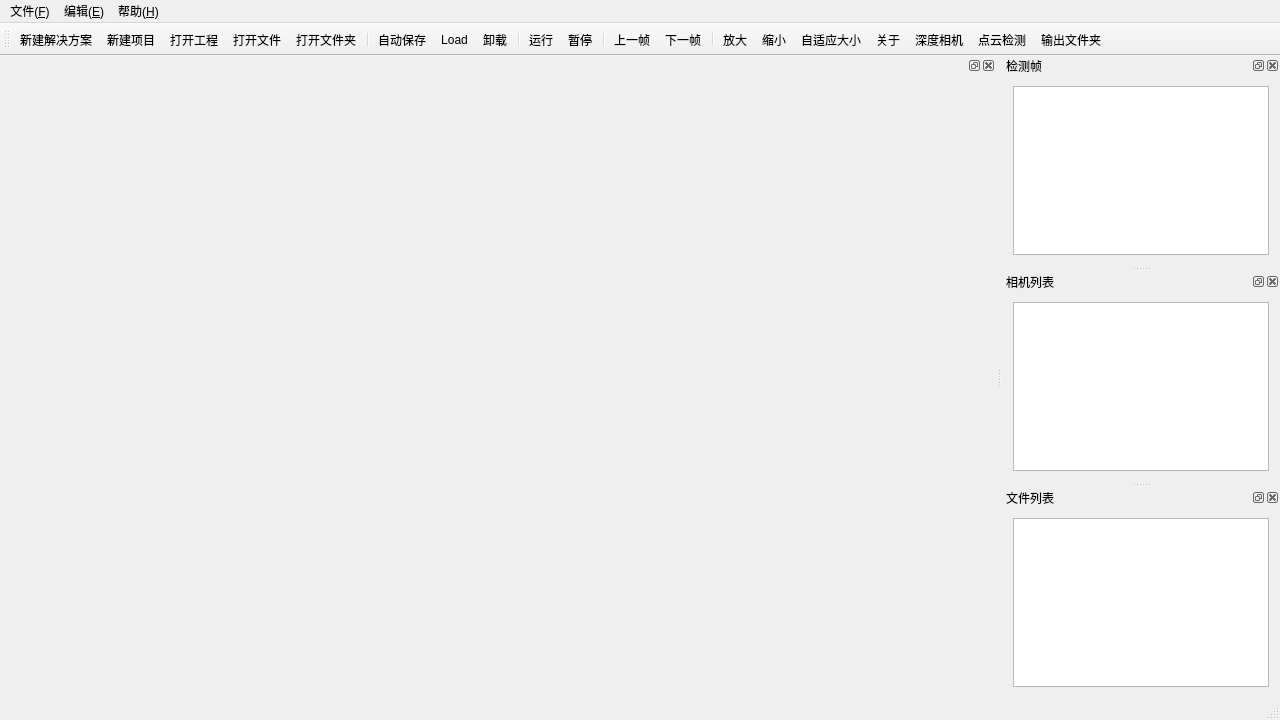
<?xml version="1.0" encoding="UTF-8"?>
<ui version="4.0">
 <class>MainWindow</class>
 <widget class="QMainWindow" name="MainWindow">
  <property name="geometry">
   <rect>
    <x>0</x>
    <y>0</y>
    <width>1280</width>
    <height>720</height>
   </rect>
  </property>
  <property name="windowTitle">
   <string>三维道路检测</string>
  </property>
  <property name="windowIcon">
   <iconset resource="resource.qrc">
    <normaloff>:/icons/icons/detect.png</normaloff>:/icons/icons/detect.png</iconset>
  </property>
  <widget class="QWidget" name="centralWidget">
   <layout class="QHBoxLayout" name="horizontalLayout">
    <property name="leftMargin">
     <number>0</number>
    </property>
    <property name="topMargin">
     <number>0</number>
    </property>
    <property name="rightMargin">
     <number>0</number>
    </property>
    <item>
     <layout class="QVBoxLayout" name="verticalLayout_5" stretch="8,2">
      <property name="sizeConstraint">
       <enum>QLayout::SetDefaultConstraint</enum>
      </property>
      <item>
       <widget class="QDockWidget" name="playerDockWidget">
        <widget class="QWidget" name="dockWidgetContents_3">
         <layout class="QVBoxLayout" name="verticalLayout_2" stretch="0">
          <item>
           <widget class="QLabel" name="image_player">
            <property name="sizePolicy">
             <sizepolicy hsizetype="Ignored" vsizetype="Ignored">
              <horstretch>0</horstretch>
              <verstretch>0</verstretch>
             </sizepolicy>
            </property>
            <property name="text">
             <string/>
            </property>
            <property name="scaledContents">
             <bool>true</bool>
            </property>
           </widget>
          </item>
         </layout>
        </widget>
       </widget>
      </item>
      <item>
       <widget class="QPlainTextEdit" name="TipsplainTextEdit">
        <property name="styleSheet">
         <string notr="true">background-color: transparent;</string>
        </property>
        <property name="readOnly">
         <bool>true</bool>
        </property>
        <property name="plainText">
         <string/>
        </property>
       </widget>
      </item>
     </layout>
    </item>
   </layout>
  </widget>
  <widget class="QMenuBar" name="menuBar">
   <property name="geometry">
    <rect>
     <x>0</x>
     <y>0</y>
     <width>1280</width>
     <height>22</height>
    </rect>
   </property>
   <widget class="QMenu" name="menu_file">
    <property name="title">
     <string>文件(&amp;F)</string>
    </property>
    <addaction name="action_newSln"/>
    <addaction name="action_newProj"/>
    <addaction name="action_openProj"/>
    <addaction name="actionOpen_File"/>
    <addaction name="actionOpen_Dir"/>
    <addaction name="actionAuto_Save"/>
    <addaction name="action_Unload"/>
    <addaction name="separator"/>
    <addaction name="action_openOutputDir"/>
    <addaction name="separator"/>
    <addaction name="actionExit"/>
   </widget>
   <widget class="QMenu" name="menu_edit">
    <property name="title">
     <string>编辑(&amp;E)</string>
    </property>
    <addaction name="separator"/>
    <addaction name="actionZoom_in"/>
    <addaction name="actionZoom_out"/>
    <addaction name="actionFit_Window"/>
    <addaction name="separator"/>
    <addaction name="actionPrevious_Image"/>
    <addaction name="actionNext_Image"/>
   </widget>
   <widget class="QMenu" name="menu_help">
    <property name="title">
     <string>帮助(&amp;H)</string>
    </property>
    <addaction name="actionAbout"/>
   </widget>
   <addaction name="menu_file"/>
   <addaction name="menu_edit"/>
   <addaction name="menu_help"/>
  </widget>
  <widget class="QToolBar" name="mainToolBar">
   <attribute name="toolBarArea">
    <enum>TopToolBarArea</enum>
   </attribute>
   <attribute name="toolBarBreak">
    <bool>false</bool>
   </attribute>
   <addaction name="action_newSln"/>
   <addaction name="action_newProj"/>
   <addaction name="action_openProj"/>
   <addaction name="actionOpen_File"/>
   <addaction name="actionOpen_Dir"/>
   <addaction name="separator"/>
   <addaction name="actionAuto_Save"/>
   <addaction name="actionLoad"/>
   <addaction name="action_Unload"/>
   <addaction name="separator"/>
   <addaction name="action_run"/>
   <addaction name="action_pause"/>
   <addaction name="separator"/>
   <addaction name="actionPrevious_Image"/>
   <addaction name="actionNext_Image"/>
   <addaction name="separator"/>
   <addaction name="actionZoom_in"/>
   <addaction name="actionZoom_out"/>
   <addaction name="actionFit_Window"/>
   <addaction name="actionAbout"/>
   <addaction name="action_openCamera"/>
   <addaction name="action_pointcloud_detect"/>
   <addaction name="action_openOutputDir"/>
  </widget>
  <widget class="QStatusBar" name="statusBar"/>
  <widget class="QDockWidget" name="frameDockWidget">
   <property name="minimumSize">
    <size>
     <width>200</width>
     <height>128</height>
    </size>
   </property>
   <property name="windowTitle">
    <string>检测帧</string>
   </property>
   <attribute name="dockWidgetArea">
    <number>2</number>
   </attribute>
   <widget class="QWidget" name="dockWidgetContents_anno">
    <layout class="QVBoxLayout" name="verticalLayout">
     <item>
      <widget class="QListWidget" name="frameListWidget"/>
     </item>
    </layout>
   </widget>
  </widget>
  <widget class="QDockWidget" name="cameraDockWidget">
   <property name="minimumSize">
    <size>
     <width>200</width>
     <height>128</height>
    </size>
   </property>
   <property name="windowTitle">
    <string>相机列表</string>
   </property>
   <attribute name="dockWidgetArea">
    <number>2</number>
   </attribute>
   <widget class="QWidget" name="dockWidgetContents_label">
    <layout class="QVBoxLayout" name="verticalLayout_3">
     <item>
      <widget class="QListWidget" name="cameraListWidget"/>
     </item>
    </layout>
   </widget>
  </widget>
  <widget class="QDockWidget" name="fileDockWidget">
   <property name="windowTitle">
    <string>文件列表</string>
   </property>
   <attribute name="dockWidgetArea">
    <number>2</number>
   </attribute>
   <widget class="QWidget" name="dockWidgetContents">
    <layout class="QVBoxLayout" name="verticalLayout_4">
     <item>
      <widget class="QListWidget" name="fileListWidget"/>
     </item>
    </layout>
   </widget>
  </widget>
  <action name="actionOpen_File">
   <property name="icon">
    <iconset resource="resource.qrc">
     <normaloff>:/icons/icons/file.png</normaloff>:/icons/icons/file.png</iconset>
   </property>
   <property name="text">
    <string>打开文件</string>
   </property>
   <property name="shortcut">
    <string>Ctrl+O</string>
   </property>
  </action>
  <action name="actionOpen_Dir">
   <property name="icon">
    <iconset resource="resource.qrc">
     <normaloff>:/icons/icons/open.png</normaloff>:/icons/icons/open.png</iconset>
   </property>
   <property name="text">
    <string>打开文件夹</string>
   </property>
   <property name="toolTip">
    <string>打开文件夹</string>
   </property>
   <property name="shortcut">
    <string>Ctrl+D</string>
   </property>
  </action>
  <action name="actionExit">
   <property name="icon">
    <iconset resource="resource.qrc">
     <normaloff>:/icons/icons/quit.png</normaloff>:/icons/icons/quit.png</iconset>
   </property>
   <property name="text">
    <string>退出</string>
   </property>
   <property name="toolTip">
    <string>退出</string>
   </property>
   <property name="shortcut">
    <string>Ctrl+Q</string>
   </property>
  </action>
  <action name="actionSave_As">
   <property name="enabled">
    <bool>false</bool>
   </property>
   <property name="icon">
    <iconset resource="resource.qrc">
     <normaloff>:/icons/icons/save-as.png</normaloff>:/icons/icons/save-as.png</iconset>
   </property>
   <property name="text">
    <string>Save As</string>
   </property>
   <property name="shortcut">
    <string>Ctrl+Shift+S</string>
   </property>
  </action>
  <action name="actionAuto_Save">
   <property name="checkable">
    <bool>true</bool>
   </property>
   <property name="checked">
    <bool>false</bool>
   </property>
   <property name="icon">
    <iconset resource="resource.qrc">
     <normaloff>:/icons/icons/save.png</normaloff>:/icons/icons/save.png</iconset>
   </property>
   <property name="text">
    <string>自动保存</string>
   </property>
  </action>
  <action name="actionAbout">
   <property name="icon">
    <iconset resource="resource.qrc">
     <normaloff>:/icons/icons/help.png</normaloff>:/icons/icons/help.png</iconset>
   </property>
   <property name="text">
    <string>关于</string>
   </property>
  </action>
  <action name="actionZoom_in">
   <property name="icon">
    <iconset resource="resource.qrc">
     <normaloff>:/icons/icons/zoom-in.png</normaloff>:/icons/icons/zoom-in.png</iconset>
   </property>
   <property name="text">
    <string>放大</string>
   </property>
  </action>
  <action name="actionZoom_out">
   <property name="icon">
    <iconset resource="resource.qrc">
     <normaloff>:/icons/icons/zoom-out.png</normaloff>:/icons/icons/zoom-out.png</iconset>
   </property>
   <property name="text">
    <string>缩小</string>
   </property>
  </action>
  <action name="actionFit_Window">
   <property name="icon">
    <iconset resource="resource.qrc">
     <normaloff>:/icons/icons/zoom.png</normaloff>:/icons/icons/zoom.png</iconset>
   </property>
   <property name="text">
    <string>自适应大小</string>
   </property>
  </action>
  <action name="action_Unload">
   <property name="enabled">
    <bool>true</bool>
   </property>
   <property name="icon">
    <iconset resource="resource.qrc">
     <normaloff>:/icons/icons/unload.png</normaloff>:/icons/icons/unload.png</iconset>
   </property>
   <property name="text">
    <string>卸载</string>
   </property>
   <property name="shortcut">
    <string>Ctrl+W</string>
   </property>
  </action>
  <action name="actionPrevious_Image">
   <property name="enabled">
    <bool>true</bool>
   </property>
   <property name="icon">
    <iconset resource="resource.qrc">
     <normaloff>:/icons/icons/prev.png</normaloff>:/icons/icons/prev.png</iconset>
   </property>
   <property name="text">
    <string>上一帧</string>
   </property>
   <property name="shortcut">
    <string>Ctrl+Left</string>
   </property>
  </action>
  <action name="actionNext_Image">
   <property name="enabled">
    <bool>true</bool>
   </property>
   <property name="icon">
    <iconset resource="resource.qrc">
     <normaloff>:/icons/icons/next.png</normaloff>:/icons/icons/next.png</iconset>
   </property>
   <property name="text">
    <string>下一帧</string>
   </property>
   <property name="shortcut">
    <string>Ctrl+Right</string>
   </property>
  </action>
  <action name="actionLoad">
   <property name="enabled">
    <bool>true</bool>
   </property>
   <property name="icon">
    <iconset resource="resource.qrc">
     <normaloff>:/icons/icons/load.png</normaloff>:/icons/icons/load.png</iconset>
   </property>
   <property name="text">
    <string>装载</string>
   </property>
   <property name="iconText">
    <string>Load</string>
   </property>
   <property name="toolTip">
    <string>装载</string>
   </property>
   <property name="shortcut">
    <string>Ctrl+L</string>
   </property>
  </action>
  <action name="action_run">
   <property name="icon">
    <iconset resource="resource.qrc">
     <normaloff>:/icons/icons/run1.png</normaloff>:/icons/icons/run1.png</iconset>
   </property>
   <property name="text">
    <string>运行</string>
   </property>
   <property name="shortcut">
    <string>Ctrl+R</string>
   </property>
  </action>
  <action name="action_pause">
   <property name="icon">
    <iconset resource="resource.qrc">
     <normaloff>:/icons/icons/pause1.png</normaloff>:/icons/icons/pause1.png</iconset>
   </property>
   <property name="text">
    <string>暂停</string>
   </property>
  </action>
  <action name="action_openCamera">
   <property name="icon">
    <iconset resource="resource.qrc">
     <normaloff>:/icons/icons/jiankong.png</normaloff>:/icons/icons/jiankong.png</iconset>
   </property>
   <property name="text">
    <string>深度相机</string>
   </property>
   <property name="toolTip">
    <string>深度相机</string>
   </property>
  </action>
  <action name="action_newProj">
   <property name="icon">
    <iconset resource="resource.qrc">
     <normaloff>:/icons/icons/newproj.png</normaloff>:/icons/icons/newproj.png</iconset>
   </property>
   <property name="text">
    <string>新建项目</string>
   </property>
   <property name="toolTip">
    <string>新建项目</string>
   </property>
  </action>
  <action name="action_openProj">
   <property name="icon">
    <iconset resource="resource.qrc">
     <normaloff>:/icons/icons/openproject.png</normaloff>:/icons/icons/openproject.png</iconset>
   </property>
   <property name="text">
    <string>打开工程</string>
   </property>
   <property name="toolTip">
    <string>打开工程</string>
   </property>
  </action>
  <action name="action_newSln">
   <property name="icon">
    <iconset resource="resource.qrc">
     <normaloff>:/icons/icons/solution.png</normaloff>:/icons/icons/solution.png</iconset>
   </property>
   <property name="text">
    <string>新建解决方案</string>
   </property>
   <property name="toolTip">
    <string>新建解决方案</string>
   </property>
  </action>
  <action name="action_pointcloud_detect">
   <property name="icon">
    <iconset resource="resource.qrc">
     <normaloff>:/icons/icons/pointcloud.png</normaloff>:/icons/icons/pointcloud.png</iconset>
   </property>
   <property name="text">
    <string>点云检测</string>
   </property>
   <property name="toolTip">
    <string>点云检测</string>
   </property>
  </action>
  <action name="action_openOutputDir">
   <property name="icon">
    <iconset resource="resource.qrc">
     <normaloff>:/icons/icons/output.png</normaloff>:/icons/icons/output.png</iconset>
   </property>
   <property name="text">
    <string>输出文件夹</string>
   </property>
   <property name="toolTip">
    <string>输出文件夹</string>
   </property>
  </action>
  <zorder>frameDockWidget</zorder>
  <zorder>cameraDockWidget</zorder>
  <zorder>fileDockWidget</zorder>
 </widget>
 <layoutdefault spacing="6" margin="11"/>
 <resources>
  <include location="resource.qrc"/>
 </resources>
 <connections/>
</ui>
